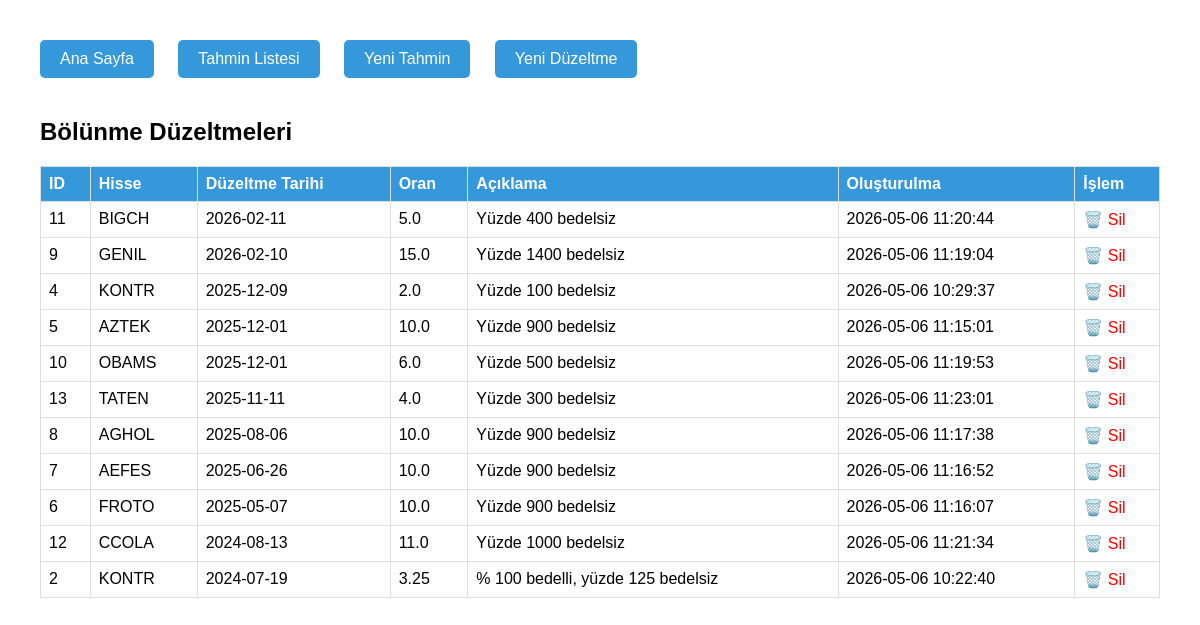
The page /adjustments on the database as committed earlier.
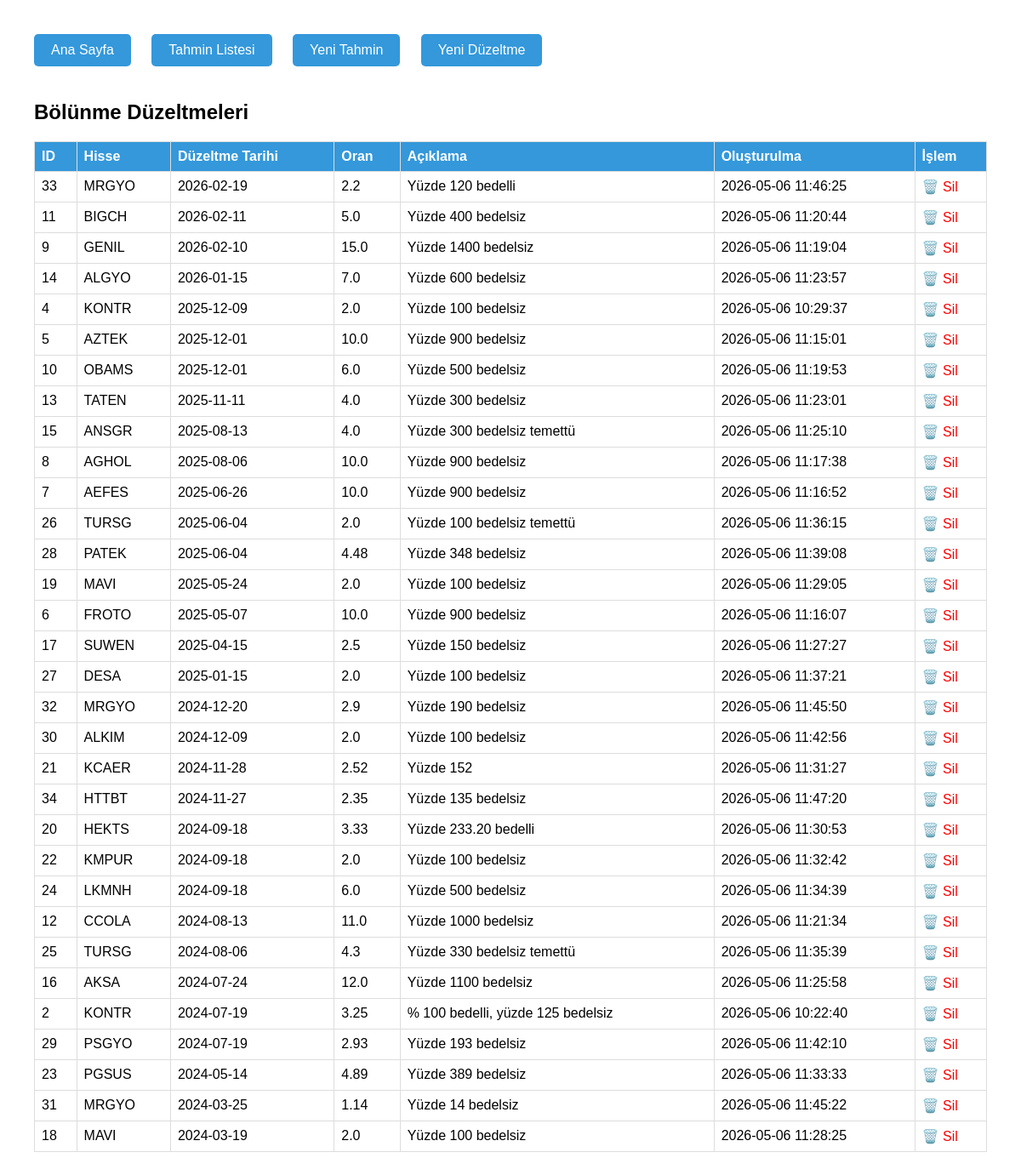
The same page on the database as committed later.
### tables this page shows
CREATE TABLE bolunme_duzeltmeleri (
            id INTEGER PRIMARY KEY AUTOINCREMENT,
            hisse_kodu TEXT NOT NULL,
            bolunme_tarihi TEXT NOT NULL,
            oran REAL NOT NULL,
            aciklama TEXT,
            created_at TIMESTAMP DEFAULT CURRENT_TIMESTAMP
        );

### admin.py (the view)
@app.route('/adjustments')
def adjustments():
    conn = get_db()
    c = conn.cursor()
    c.execute("SELECT id, hisse_kodu, bolunme_tarihi, oran, aciklama, created_at FROM bolunme_duzeltmeleri ORDER BY bolunme_tarihi DESC")
    rows = c.fetchall()
    conn.close()
    return render_template('adjustments.html', adjustments=rows, github_ok=bool(GITHUB_TOKEN))

### admin.py (called while the page is built)
def get_db():
    conn = sqlite3.connect(DB_PATH)
    return conn

### templates/adjustments.html (shortened to what this page needs)
<!DOCTYPE html>
<html>
<head>
</head>
<body>
    <div class="menu">
        <a href="/">Ana Sayfa</a>
        <a href="/list">Tahmin Listesi</a>
        <a href="/add">Yeni Tahmin</a>
        <a href="/add_adjustment">Yeni Düzeltme</a>
    </div>
    <h2>Bölünme Düzeltmeleri</h2>
    <table>
        <thead>
            <tr><th>ID</th><th>Hisse</th><th>Düzeltme Tarihi</th><th>Oran</th><th>Açıklama</th><th>Oluşturulma</th><th>İşlem</th></tr>
        </thead>
        <tbody>
            {% for adj in adjustments %}
            <tr>
                <td>{{ adj[0] }}</td>
                <td>{{ adj[1] }}</td>
                <td>{{ adj[2] }}</td>
                <td>{{ adj[3] }}</td>
                <td>{{ adj[4] }}</td>
                <td>{{ adj[5] }}</td>
                <td><a href="/delete_adjustment/{{ adj[0] }}" class="delete" onclick="return confirm('Bu düzeltmeyi silmek tüm etkilerini geri alır. Devam?')">🗑️ Sil</a></td>
            </tr>
            {% endfor %}
        </tbody>
    </table>
</body>
</html>

### templates/adjustments.html (style rules this page uses)
body { font-family: Arial; margin: 40px; }
table { border-collapse: collapse; width: 100%; }
th, td { border: 1px solid #ddd; padding: 8px; text-align: left; }
th { background: #3498db; color: white; }
.delete { color: red; text-decoration: none; }
.menu a { display: inline-block; margin-right: 20px; padding: 10px 20px; background: #3498db; color: white; text-decoration: none; border-radius: 5px; margin-bottom: 20px; }

Rows that differ between the two databases and show on the page:
added bolunme_duzeltmeleri: id "33", hisse_kodu "MRGYO", bolunme_tarihi "2026-02-19", oran "2.2", aciklama "Yüzde 120 bedelli", created_at "2026-05-06 11:46:25"
added bolunme_duzeltmeleri: id "14", hisse_kodu "ALGYO", bolunme_tarihi "2026-01-15", oran "7.0", aciklama "Yüzde 600 bedelsiz", created_at "2026-05-06 11:23:57"
added bolunme_duzeltmeleri: id "15", hisse_kodu "ANSGR", bolunme_tarihi "2025-08-13", oran "4.0", aciklama "Yüzde 300 bedelsiz temettü", created_at "2026-05-06 11:25:10"
added bolunme_duzeltmeleri: id "26", hisse_kodu "TURSG", bolunme_tarihi "2025-06-04", oran "2.0", aciklama "Yüzde 100 bedelsiz temettü", created_at "2026-05-06 11:36:15"
added bolunme_duzeltmeleri: id "28", hisse_kodu "PATEK", bolunme_tarihi "2025-06-04", oran "4.48", aciklama "Yüzde 348 bedelsiz", created_at "2026-05-06 11:39:08"
added bolunme_duzeltmeleri: id "19", hisse_kodu "MAVI", bolunme_tarihi "2025-05-24", oran "2.0", aciklama "Yüzde 100 bedelsiz", created_at "2026-05-06 11:29:05"
added bolunme_duzeltmeleri: id "17", hisse_kodu "SUWEN", bolunme_tarihi "2025-04-15", oran "2.5", aciklama "Yüzde 150 bedelsiz", created_at "2026-05-06 11:27:27"
added bolunme_duzeltmeleri: id "27", hisse_kodu "DESA", bolunme_tarihi "2025-01-15", oran "2.0", aciklama "Yüzde 100 bedelsiz", created_at "2026-05-06 11:37:21"
added bolunme_duzeltmeleri: id "32", hisse_kodu "MRGYO", bolunme_tarihi "2024-12-20", oran "2.9", aciklama "Yüzde 190 bedelsiz", created_at "2026-05-06 11:45:50"
added bolunme_duzeltmeleri: id "30", hisse_kodu "ALKIM", bolunme_tarihi "2024-12-09", oran "2.0", aciklama "Yüzde 100 bedelsiz", created_at "2026-05-06 11:42:56"
added bolunme_duzeltmeleri: id "21", hisse_kodu "KCAER", bolunme_tarihi "2024-11-28", oran "2.52", aciklama "Yüzde 152", created_at "2026-05-06 11:31:27"
added bolunme_duzeltmeleri: id "34", hisse_kodu "HTTBT", bolunme_tarihi "2024-11-27", oran "2.35", aciklama "Yüzde 135 bedelsiz", created_at "2026-05-06 11:47:20"
added bolunme_duzeltmeleri: id "20", hisse_kodu "HEKTS", bolunme_tarihi "2024-09-18", oran "3.33", aciklama "Yüzde 233.20 bedelli", created_at "2026-05-06 11:30:53"
added bolunme_duzeltmeleri: id "22", hisse_kodu "KMPUR", bolunme_tarihi "2024-09-18", oran "2.0", aciklama "Yüzde 100 bedelsiz", created_at "2026-05-06 11:32:42"
added bolunme_duzeltmeleri: id "24", hisse_kodu "LKMNH", bolunme_tarihi "2024-09-18", oran "6.0", aciklama "Yüzde 500 bedelsiz", created_at "2026-05-06 11:34:39"
added bolunme_duzeltmeleri: id "25", hisse_kodu "TURSG", bolunme_tarihi "2024-08-06", oran "4.3", aciklama "Yüzde 330 bedelsiz temettü", created_at "2026-05-06 11:35:39"
added bolunme_duzeltmeleri: id "16", hisse_kodu "AKSA", bolunme_tarihi "2024-07-24", oran "12.0", aciklama "Yüzde 1100 bedelsiz", created_at "2026-05-06 11:25:58"
added bolunme_duzeltmeleri: id "29", hisse_kodu "PSGYO", bolunme_tarihi "2024-07-19", oran "2.93", aciklama "Yüzde 193 bedelsiz", created_at "2026-05-06 11:42:10"
added bolunme_duzeltmeleri: id "23", hisse_kodu "PGSUS", bolunme_tarihi "2024-05-14", oran "4.89", aciklama "Yüzde 389 bedelsiz", created_at "2026-05-06 11:33:33"
added bolunme_duzeltmeleri: id "31", hisse_kodu "MRGYO", bolunme_tarihi "2024-03-25", oran "1.14", aciklama "Yüzde 14 bedelsiz", created_at "2026-05-06 11:45:22"
added bolunme_duzeltmeleri: id "18", hisse_kodu "MAVI", bolunme_tarihi "2024-03-19", oran "2.0", aciklama "Yüzde 100 bedelsiz", created_at "2026-05-06 11:28:25"
